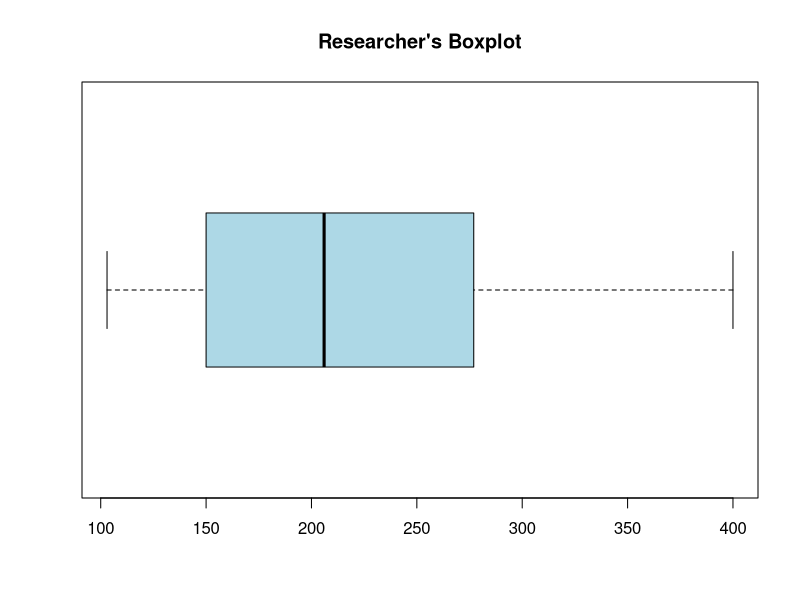
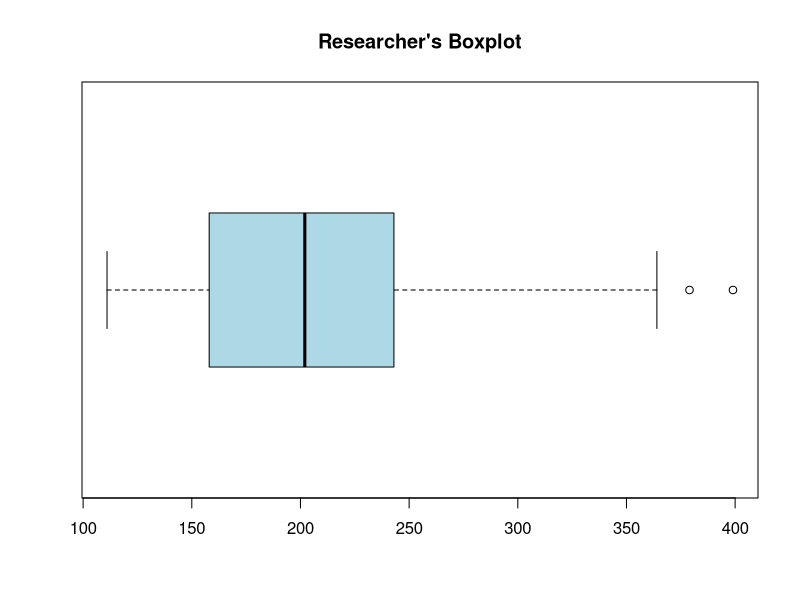
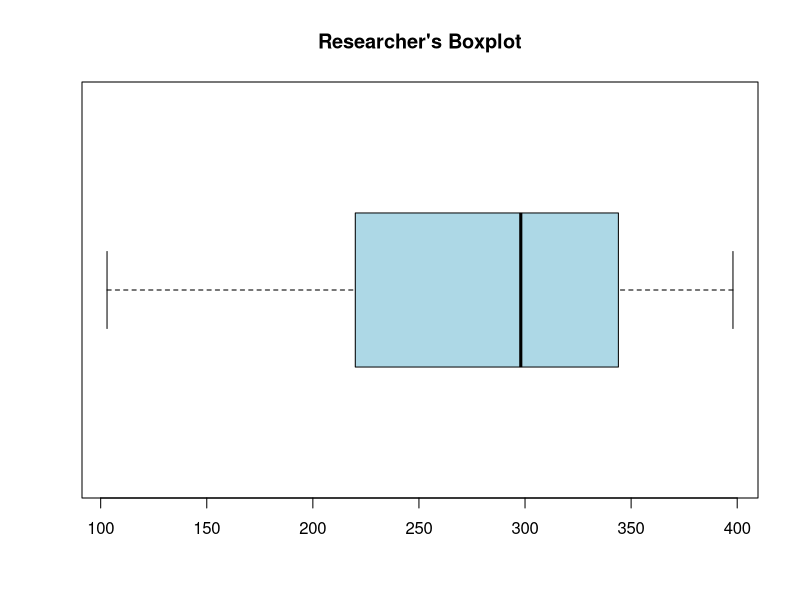
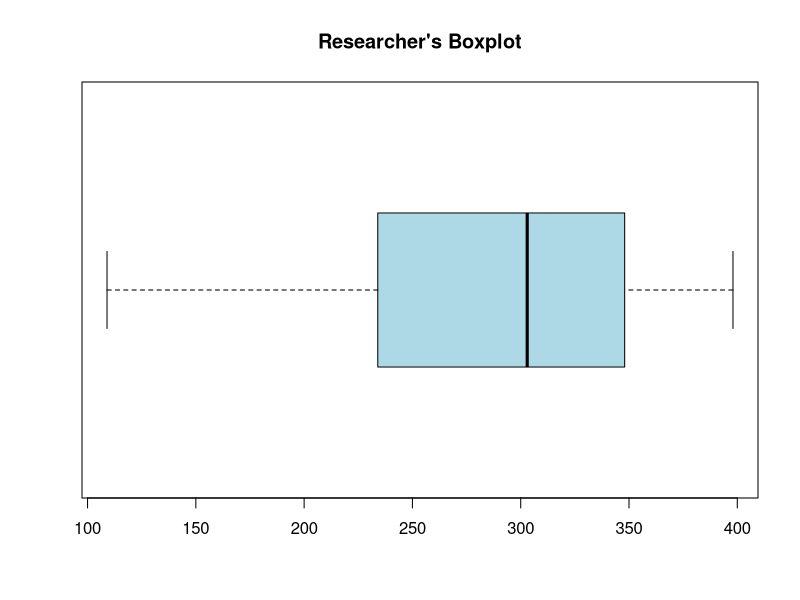
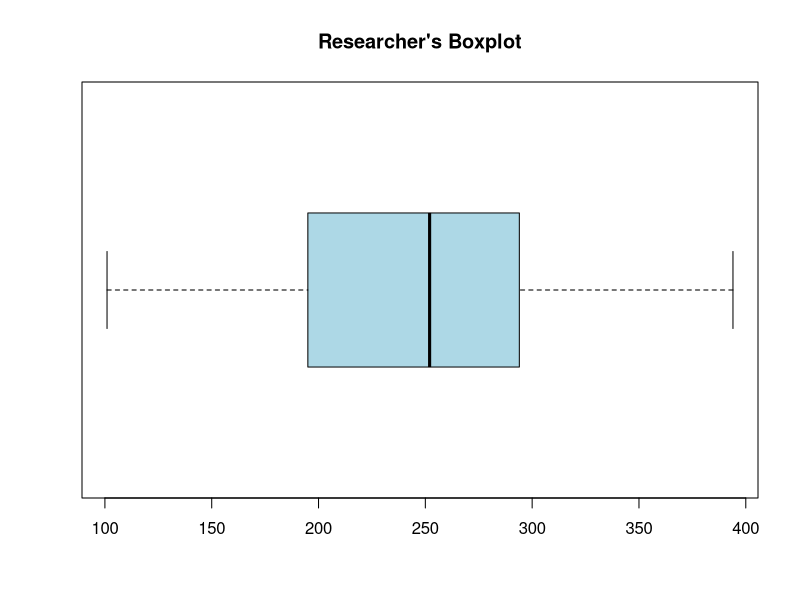
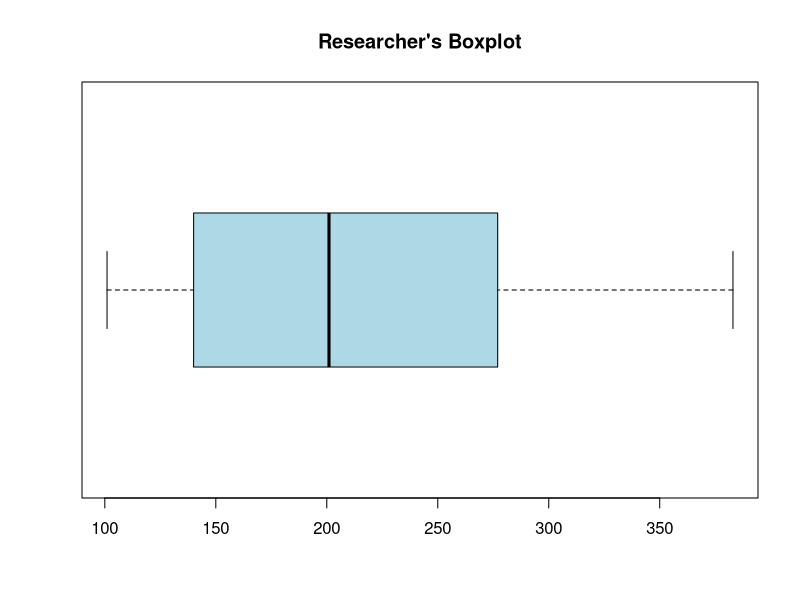
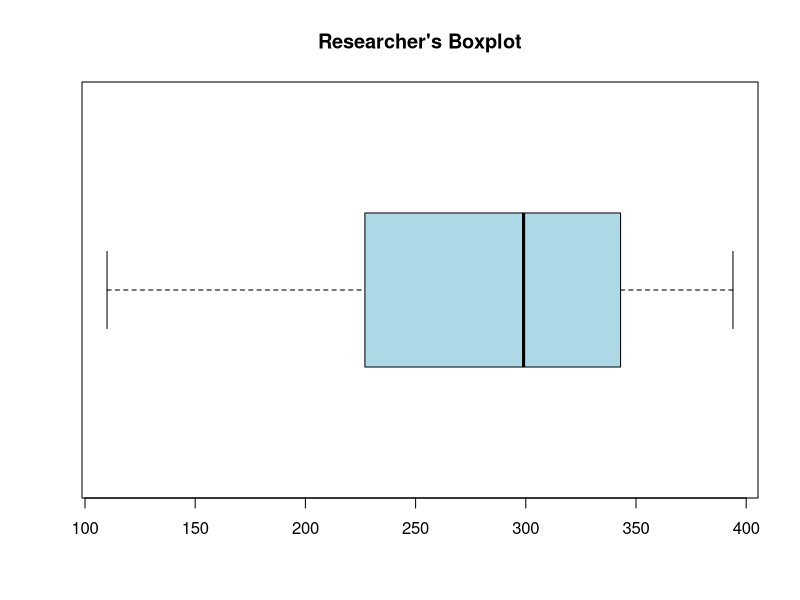
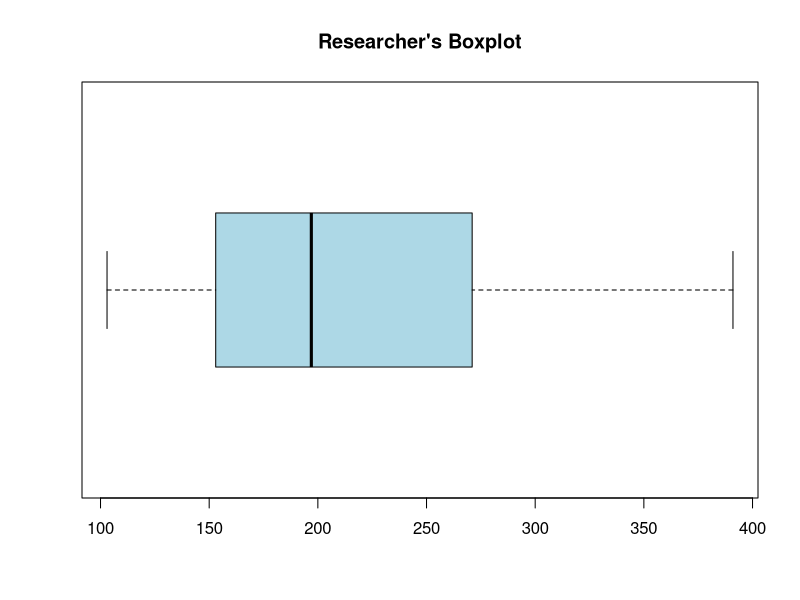

The R script that drew these images, in order: (Note: this script raises an error after producing the figures.)
##### BoxMC1 #####
library(graphics) # the pacakge needed for this particular question to create generic boxplots
BoxMC1= function(
title = "BoxMC1", # Question-bank title that will be easily viewable in e-learning
  n = 200, # Number of questions to generate
  type = "MC", # The question type, one of many possible types on e-learning
answers = 5, # Number of answers per MC question
points.per.q = 4, # Number of points the question is worth (on the test)
difficulty = 1, # An easily viewable difficulty level on e-learning
quest.txt1 = "While analyzing a dataset, a researcher makes a boxplot of one of her variables. The boxplot is depicted above. What is the value of the ",
quest.txt2 = "?", # The above 2 question texts are static text for the full question
dat.size = 41, # This is the number of values to be randomly generated for the dataset
digits = 0, # This is the number of decimal places to round off the data
loc.path = "/Users/josephyang/Desktop/School Stuff/STAT 1600/Course Development/Question Generators/Stat1600-QGen/BoxMC1 images/", # This is the local path used to store any randomly generated image files
e.path = "Images/", # This is the path on e-learning used to store any above-implemented image files
hint = "You can read about boxplots in the data presentation chapter of your coursepack.", # This is a student hint, visible to them during the exam on e-learning
feedback = "From lowest to highest, boxplots have lines at the minimum, Q1, Q2 (median), Q3, and the max." # This is student feedback, visible after the exam
)
{
param <- c("NewQuestion","ID","Title","QuestionText","Points","Difficulty", "Image",
           rep("Option", answers),"Hint","Feedback") # These are setting row names for the CSV file
questions <- data.frame() # This opens a data frame to store the randomly generated questions below
for(i in 1:n)
{
  ID <- paste(title, i, sep = "-") # The ID of the specific question within the bank, title + question number in the loop
  points <- sample(c(rep(0,answers-1),100),replace=F) # The proportion of points assigned to each possible answer, 1 if correct or 0 if incorrect
  corr.ind <- 7 + which.max(points) # This is the row index of the correct answer
  left.data <- c(sample(seq(100, 199, by = 10^(-digits)), size = ceiling(dat.size/6)),
                 sample(seq(200, 299, by = 10^(-digits)), size = ceiling(2*dat.size/6)),
                 sample(seq(300, 400, by = 10^(-digits)), size = ceiling(3*dat.size/6))) # randomly generating a dataset that is left skewed
  right.data <- c(sample(seq(300, 400, by = 10^(-digits)), size = ceiling(dat.size/6)),
                  sample(seq(200, 299, by = 10^(-digits)), size = ceiling(2*dat.size/6)),
                  sample(seq(100, 199, by = 10^(-digits)), size = ceiling(3*dat.size/6))) # randomly generating a dataset that is right skewed
  sym.data <- c(sample(seq(300, 400, by = 10^(-digits)), size = ceiling(1.5*dat.size/6)),
                sample(seq(200, 299, by = 10^(-digits)), size = ceiling(3*dat.size/6)),
                sample(seq(100, 199, by = 10^(-digits)), size = ceiling(1.5*dat.size/6))) # randomly generating a dataset that is symmetric in both sides
  data.dec <- sample(c(1,2,3), size = 1) # creating a vector for taking decision to use the a specific kind of data
  data <- sample(round(if(data.dec == 1){sym.data}
                       else{if(data.dec == 2){left.data}
                         else{right.data}},
                       digits = digits),
                 size = dat.size) # creating a dataset based on a random decision value
  data1 <- sample(c("minimum", "first quartile", "second quartile", "third quartile",
                    "maximum"), size = 1) # these are the options created for the question
  corr.ans <- if(data1 == "minimum"){min(data)}
  else{if(data1 == "first quartile"){fivenum(data)[2]}
    else{if(data1 == "second quartile"){fivenum(data)[3]}
      else{if(data1 == "third quartile"){fivenum(data)[4]}
        else{if(data1 == "maximum"){max(data)}}}}} # This is the correct answer to the question
  ans.txt <- if(corr.ans == min(data)){sample(sort(data)[4:dat.size], size = answers)}
  else{if(corr.ans == fivenum(data)[2]){sample(c(sort(data)[1:floor(dat.size/8)],
                                                 sort(data)[ceiling(3*dat.size/8):dat.size]),
                                               size = answers)}
    else{if(corr.ans == fivenum(data)[3]){sample(c(sort(data)[1:floor(3*dat.size/8)],
                                                   sort(data)[ceiling(5*dat.size/8):dat.size]),
                                                 size = answers)}
      else{if(corr.ans == fivenum(data)[4]){sample(c(sort(data)[1:floor(5*dat.size/8)],
                                                     sort(data)[ceiling(7*dat.size/8):dat.size]),
                                                   size = answers)}
        else{if(corr.ans == max(data)){sample(sort(data)[1:(dat.size-3)],
                                              size = answers)}}}}} # These are randomly generated incorrect answers.
  content <- c(type, ID, ID, paste(quest.txt1, data1, quest.txt2, sep = ""),
               points.per.q, difficulty, paste(e.path, paste(title, i, sep = "-"), ".jpeg", sep = ""),
               points, hint, feedback) # This is collecting a lot of the above information into a single vector
  options <- c(rep("",7), ans.txt, rep("",2)) # This is collecting the incorrect answers above, and indexing them correctly by row
  options[corr.ind] <- corr.ans # This is imputing the correct answer at the appropriate row index
  questions[(1+(9+answers)*i):((9+answers)*(i+1)),1] <- param # This is indexing and storing all the row names
  questions[(1+(9+answers)*i):((9+answers)*(i+1)),2] <- content # Indexing and storing all the content
  questions[(1+(9+answers)*i):((9+answers)*(i+1)),3] <- options # Indexing and storing the answers, both incorrect and correct
  jpeg(filename=paste(loc.path, paste(title, i, sep = "-"), ".jpeg", sep = "")) # creating the image files in the designated place
  boxplot(data, horizontal = T, col = 'lightblue') # creating the question specific boxplot
  title("Researcher's Boxplot") # creating a title for each boxplot
  dev.off()
}
questions <- questions[((10+answers)):((9+answers)*(n+1)),] # Storing only what's needed for e-learning upload as a CSV file
write.table(questions, sep=",", file=paste(title, ".csv", sep = ""),
            row.names=F, col.names=F) # Writing the CSV file
}

BoxMC1() # creating the csv file